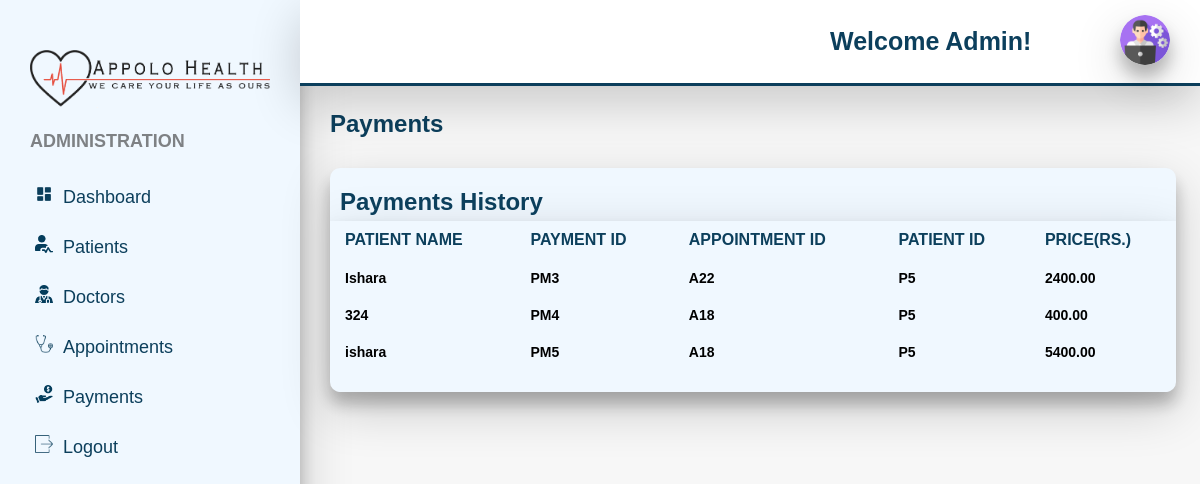
Page /chinthaka/admin-payment.php on the committed database.
### tables this page shows
CREATE TABLE `card_details` (
  `payment_id` int(11) NOT NULL,
  `a_id` int(11) NOT NULL,
  `p_id` int(11) NOT NULL,
  `p_name` varchar(11) NOT NULL,
  `date` datetime DEFAULT NULL,
  `number` int(11) NOT NULL,
  `type` varchar(11) NOT NULL,
  `ex_date` date NOT NULL,
  `cvv` int(11) NOT NULL,
  `price` int(11) NOT NULL
);

### html/chinthaka/admin-payment.php (the view, shortened to what this page needs)
<!DOCTYPE html>
<html>
<head>
    <link rel="stylesheet"  href="../../css/chinthaka/admin.css">
</head>
<body>
    <section id="menu">
        <div class="adminlogo">
        <img src="../../images/chinthaka/system logo.png" alt="">
            <h2 class="title">Administration</h2>
        </div>
        <div class="items">
            <li><img src ="../../images/chinthaka/dashboard.png"><a href="admin-dashboard.php" id="addashboard"  class="addashboard" >Dashboard</a></li>
            <li><img src ="../../images/chinthaka/patient.png"><a href="admin-patient.php" id="adpatient"  class="adpatient" >Patients</a></li>
            <li><img src ="../../images/chinthaka/doctors.png"><a href="admin-doctor.php" id="addoctors"  class="addoctors" >Doctors</a></li>
            <li><img src ="../../images/chinthaka/appointment.png"><a href="admin-appointment.php" id="adappointment"  class="adappointment" >Appointments</a></li>
            <li><img src ="../../images/chinthaka/payments.png"><a href="admin-payment.php" id="adpayments"  class="adpayments" >Payments</a></li>
            <li><img src ="../../images/chinthaka/logout.png"><a href="#" class="adlogoutbutton" id="adlogoutbutton" >Logout</a></li>
        </div>
    </section>
    <section id="iterface">
        <div class="navigation">
        <div class="adminloggedin">Welcome Admin!</div>
            <div class="admintop">
                <img class="adminpic" src="../../images/Chinthaka/mainadmin.jpg">
            </div>
            </div>
        <h3 class="d-title">Payments</h3>
        <div class="board">
            <h3 class="sub-title">Payments History</h3>
            <table width="100%">
                <thead>
                    <tr>
                        <td>Patient Name</td>
                        <td>Payment ID</td>
                        <td>Appointment ID</td>
                        <td>Patient ID</td>
                        <td>Price(RS.)</td>
                    </tr>
                </thead>
                <tbody>
                <?php
                require("../../php/chinthaka/connection.php");
                $sql="SELECT * From card_details";
                if($result=$connection->query($sql)){
                    if($result->num_rows>0){
                        while ($row=$result->fetch_assoc()) {
                        ?>
                            <tr>
                                <td>
                                    <div class="appdetails">
                                        <h5><?=$row['p_name'];?></h5>
                                    </div>
                                </td>
                                <td >
                                    <h5>PM<?=$row['payment_id'];?></h5>
                                </td>
                                <td >
                                    <h5>A<?=$row['a_id'];?></h5>
                                </td>
                                <td>
                                    <h5>P<?=$row['p_id'];?></h5>
                                </td>
                                <td>
                                    <h5><?=$row['price'];?>.00</h5>
                                </td>
                            </tr><?php
                        }
                    }
                }
?>
                    <tr>
                        <td class="paypatient">
                        </td>
                        <td class="payappno">
                        </td>
                        <td class="payapppatientnumber">
                        </td>
                        <td class="payappdoctor">
                        </td>
                        <td class="payapppayment">
                        </td>
                    </tr>
                </tbody>
            </table>
        </div>
    </section>
</body>
</html>

### css/chinthaka/admin.css (style rules this page uses)
html { font-family: sans-serif; }
* { margin: 0; padding: 0; box-sizing: border-box; }
body { background-image: url(../../images/chinthaka/lab2.jpg); background-color: rgb(247, 247, 247); display: flex; font-size: 15px; }
#menu { background-color: aliceblue; width: 300px; height: 100%; position: fixed; padding-top: 20px; box-shadow: 0 12px 16px 0 rgba(0,0,0,0.24), 0 17px 50px 0 rgba(0,0,0,0.19); }
#menu .adminlogo { align-items: center; padding: 30px 0 0 30px; }
#menu .title { color: #626466; font-family: Arial, Helvetica, sans-serif; margin: 20px 0px 0px 0px; font-size: 18px; opacity: 0.8; text-transform: uppercase; }
#menu .adminlogo img { width: 100%; height: 100%; padding: 0px 30px 0px 0px; }
#menu .items { margin-top: 20px; }
#menu .items li { list-style: none; padding: 10px 0; font-size: 18px; line-height: 30px; margin: 0px 0px 0px 10px; transition: 0.3s ease; }
#menu .items li img { width: 18px; height: 18px; text-align: center; margin: 0 10px 0 25px; }
#menu .items li a { text-decoration: none; color: #0C3F5C; font-family: Arial, Helvetica, sans-serif; transition: 0.3s ease; }
#iterface { width: calc(100% - 300px); position: relative; margin: 0px 0px 0px 300px; }
#iterface .navigation { display: flex; align-items: center; justify-content: space-between; background: white; padding: 15px 30px; border-bottom: 3px solid #0C3F5C; position: fixed; width: calc(100% - 300px); box-shadow: 0 12px 16px 0 rgba(0,0,0,0), 0 17px 50px 0 rgba(0,0,0,0.19); }
#iterface .navigation .admintop { justify-content: center; align-items: center; }
.adminpic { width: 50px; height: 50px; object-fit: cover; border-radius: 50%; box-shadow: 0 12px 16px 0 rgba(0,0,0,0.24), 0 17px 50px 0 rgba(0,0,0,0.19); }
.d-title { color: #0C3F5C; padding: 110px 30px 0px 30px; font-size: 24px; font-weight: 700; }
.board { width: 94%; margin: 30px 0px 30px 30px; background: aliceblue; border-radius: 10px; overflow: auto; font-weight: bold; box-shadow: 0 12px 16px 0 rgba(0,0,0,0.24), 0 17px 50px 0 rgba(0,0,0,0.19); }
.board h5 { font-weight: 600; font-size: 14px; }
.board .paypatient { display: flex; justify-content: flex-start; align-items: center; }
table { border-collapse: collapse; box-shadow: 0 12px 16px 0 rgba(0,0,0,0.24), 0 17px 50px 0 rgba(0,0,0,0.19); }
tr { border-bottom: 1px solid aliceblue; }
thead td { font-size: 16px; text-transform: uppercase; background: aliceblue; text-align: start; padding: 15px; color: #0C3F5C; }
.board tr td { padding: 10px 15px; }
.sub-title { color: #0C3F5C; padding: 20px 0px 5px 10px; font-size: 24px; font-weight: 700; }
.adminloggedin { margin-left: 500px; font-weight: 700; font-size: 25px; color: #0C3F5C; }

### rows in the picture
card_details: p_name "Ishara", payment_id "3", a "22", p "5", price "2400"
card_details: p_name "324", payment_id "4", a "18", p "5", price "400"
card_details: p_name "ishara", payment_id "5", a "18", p "5", price "5400"
